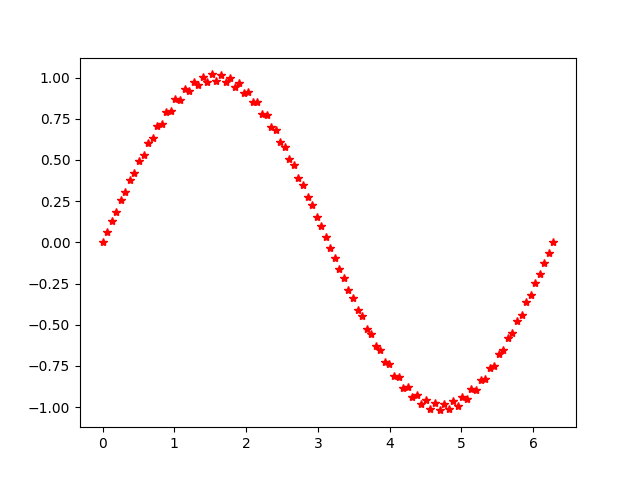

This figure's Python source:
import numpy as np
import math
import matplotlib.pyplot as plt

x = np.linspace(0, 2*math.pi,100)
sine = np.sin(x)
for i,val in enumerate(sine):
    if i%2==0:
        sine[i] = sine[i]*1.02
    else:
        sine[i] = sine[i]*0.98
np.savetxt("sin.dat", np.c_[x, sine], fmt = "%0.3f")
plt.plot(x, sine, "r*")
plt.show()
